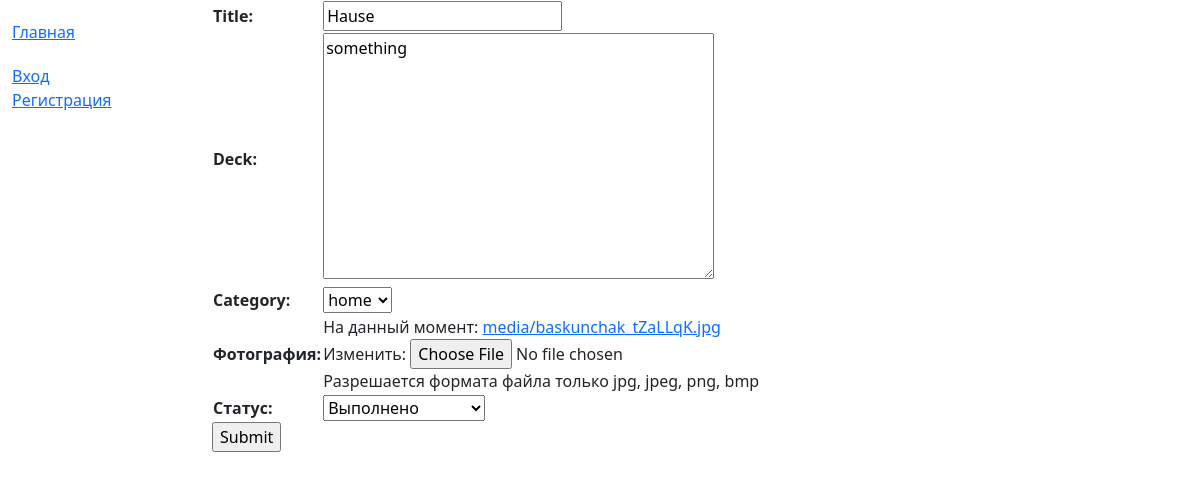
The page /Applications/1/update/ on the database as committed earlier.
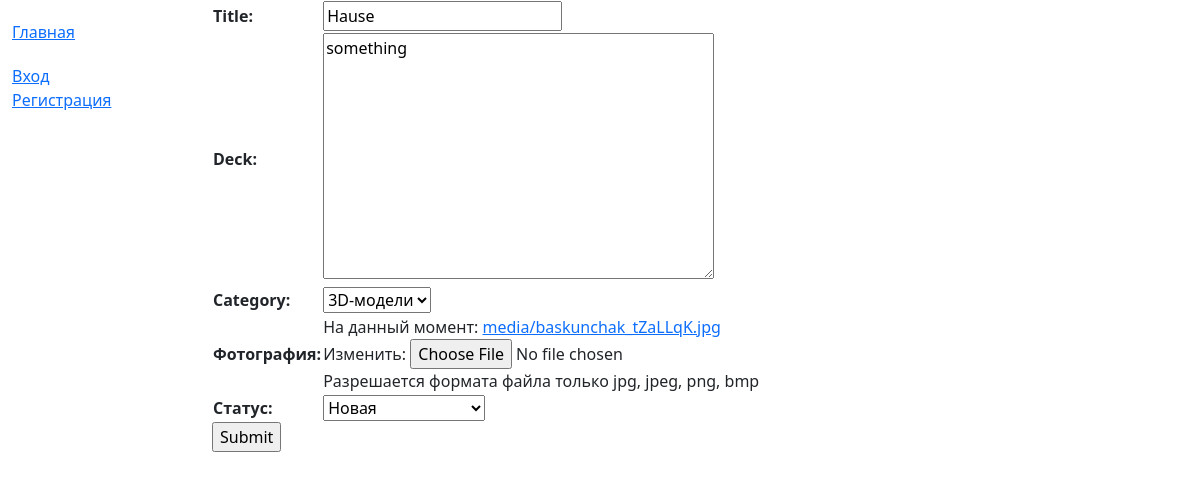
The same page on the database as committed later.
### MySite/models.py (models this page shows, shortened)
class Applications(models.Model):
    def validate_image(fieldfile_obj):
        filesize = fieldfile_obj.file.size
        megabyte_limit = 2.0
        if filesize > megabyte_limit * 1024 * 1024:
            raise ValidationError("Max file size is %sMB" % str(megabyte_limit))
    title = models.CharField(max_length=100)
    deck = models.TextField(max_length=1000, default='something')
    category = models.ForeignKey('category', on_delete=models.SET_NULL, null=True)
    date_create = models.DateField(default=datetime.now, verbose_name="Дата создания")
    time_create = models.TimeField(default=datetime.now, verbose_name="Время создания")
    image = models.ImageField(upload_to="media/", verbose_name="Фотография",
                              help_text="Разрешается формата файла только jpg, jpeg, png, bmp",
                              validators=[FileExtensionValidator(allowed_extensions=['jpg', 'jpeg', 'png', 'bmp']),
                                          validate_image])
    REQUEST_STATUS = (
        ('Новая', 'Новая'),
        ('Принято в работу', 'Принято в работу'),
        ('Выполнено', 'Выполнено'),
    )
    status = models.CharField(
        max_length=16,
        choices=REQUEST_STATUS,
        default='Новая',
        blank=True,
        verbose_name="Статус")
    borrower = models.ForeignKey(AdvUser, on_delete=models.CASCADE, null=True, blank=True)

### MySite/views.py (the view)
# urls.py: path('Applications/<int:pk>/update/', views.ApplicationsUpdate.as_view(), name='ApplicationsUpdate'),
class ApplicationsUpdate(UpdateView):
    model = Applications
    fields = ['title', 'deck', 'category', 'image', 'status']
    success_url = reverse_lazy('applicationByAdminListView')

### MySite/models.py (called while the page is built)
    def __str__(self):
        return self.name

### MySite/templates/MySite/applications_form.html (shortened to what this page needs)
{% extends "base.html" %}
{% block content %}
<form action="" method="post" enctype="multipart/form-data">
    <table>
    {{ form.as_table }}
    </table>
    <input type="submit" value="Submit">
</form>
{% endblock %}

Rows that differ between the two databases and show on the page:
changed Applications "Hause": category "home" → "3D-модели"; status "Выполнено" → "Новая"
